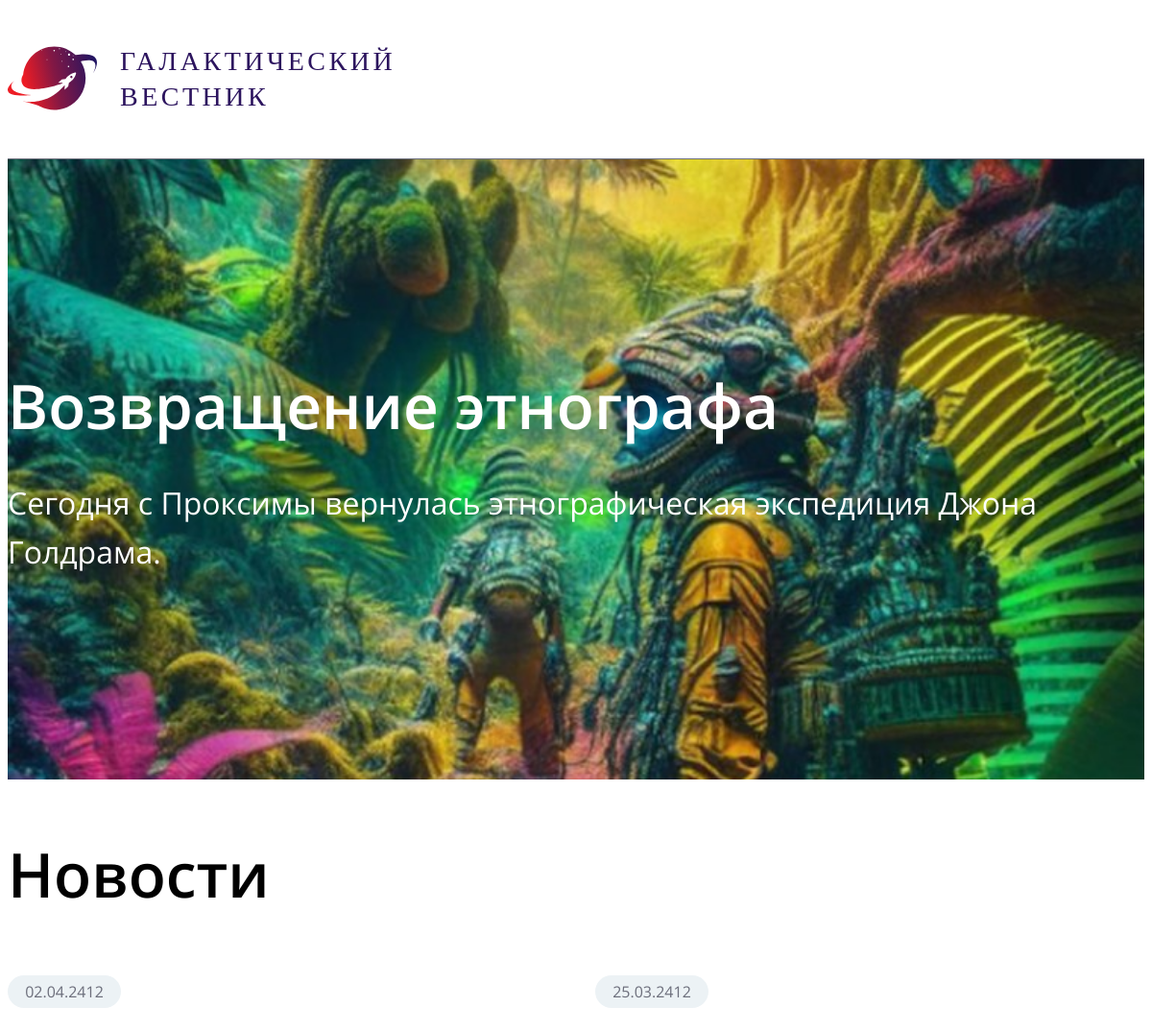
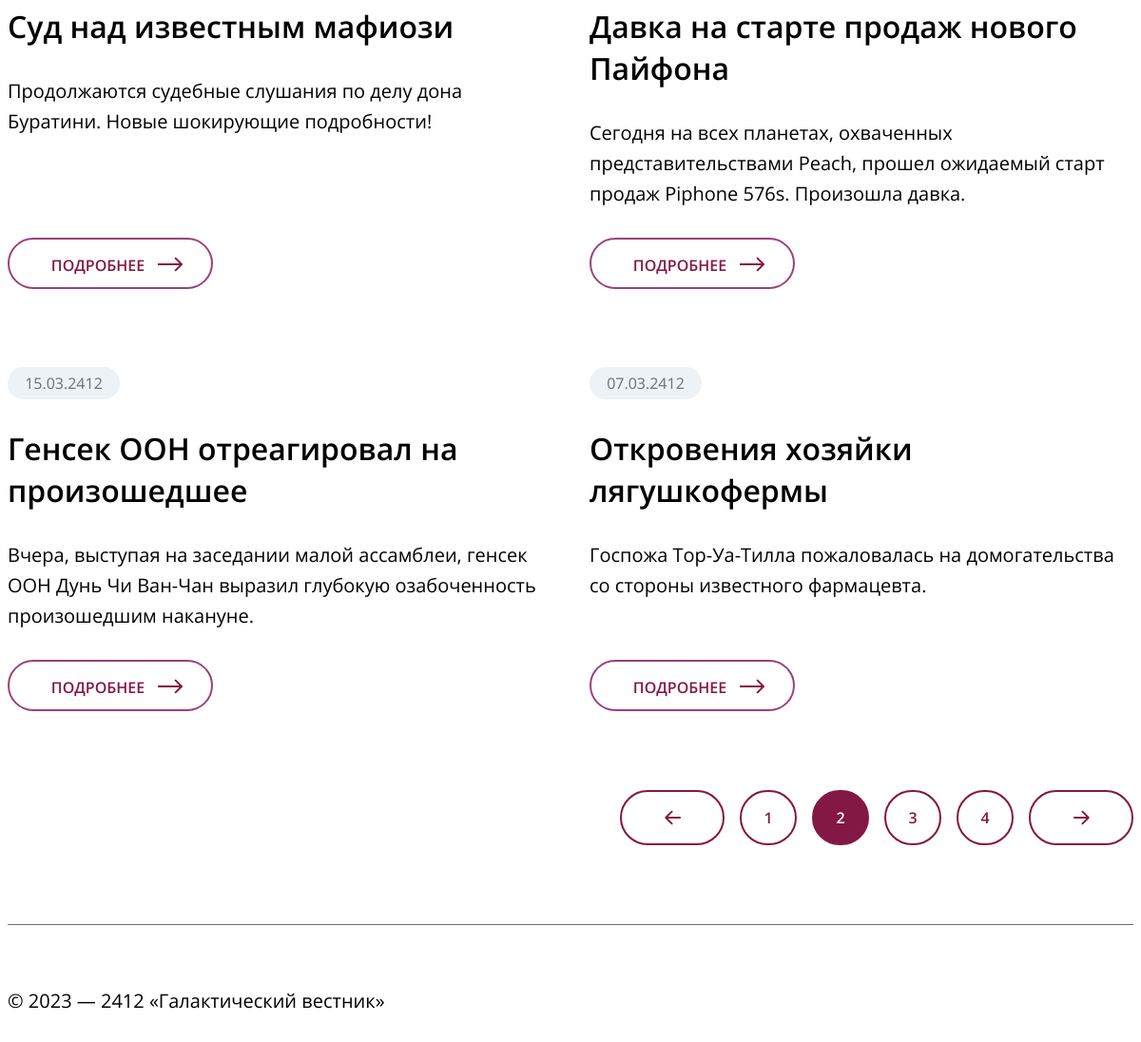
/news?page=2, run on the app's committed database (2 pictures, top to bottom).
### tables this page shows
CREATE TABLE `news` (
  `id` int(11) unsigned NOT NULL AUTO_INCREMENT,
  `date` datetime NULL DEFAULT NULL,
  `title` varchar(250) NOT NULL DEFAULT '',
  `announce` text NULL DEFAULT NULL,
  `content` text NULL DEFAULT NULL,
  `image` varchar(250) NOT NULL DEFAULT '',
  PRIMARY KEY (`id`),
  KEY `id` (`id`),

  KEY `idx_news_date` (`date`));

### views/View.php (called while the page is built)
<?php
class View {
	public function render($tpl, $pageData) {
		include ROOT . $tpl;
	}
}

### conf/route.php (called while the page is built, shortened)
<?php
class Routing {
	public static function buildRoute() {
		$action = "news";
		$controller = new $controllerName();
		$controller->$action();
	}
}

### conf/config.php (called while the page is built, shortened)
<?php
require_once("db.php");
require_once("route.php");
require_once MODEL_PATH . 'Model.php';
require_once VIEW_PATH . 'View.php';
Routing::buildRoute();

### index.php (called while the page is built)
<?php
require_once("conf/config.php");

### models/Model.php (called while the page is built, shortened)
<?php
class Model {
	public function __construct() {
		$this->db = DB::connToDB();
	}
}

### conf/db.php (called while the page is built, shortened)
<?php
class DB{
	public static function connToDB() {
		$user = self::USER;
		$pass = self::PASS;
		$host = self::HOST;
		$db   = self::DB;
		$conn = new PDO("mysql:dbname=$db;host=$host", $user, $pass);
		return $conn;
	}
}

### models/NewsModel.php (called while the page is built, shortened)
<?php
class NewsModel extends Model {
	public function getNews($page, $limit) {
        $offset = ($page - 1) * $limit;
        $sql = "SELECT id, date, title, announce FROM news ORDER BY date DESC LIMIT ? OFFSET ?";
        $stmt = $this->db->prepare($sql);
        $stmt->bindValue(1, $limit, PDO::PARAM_INT );
        $stmt->bindValue(2, $offset, PDO::PARAM_INT);
        $stmt->execute();
        $res = $stmt->fetchAll(PDO::FETCH_ASSOC);
        return $res;
    }
    public function getLastNews() {
        $sql = "SELECT title, announce, image FROM news ORDER BY date DESC LIMIT 1";
        $stmt = $this->db->prepare($sql);
        $stmt->execute();
        $res = $stmt->fetch(PDO::FETCH_ASSOC);
        return $res;
    }
}

### views/news.php (the view, shortened to what this page needs)
<!DOCTYPE html>
<html lang="ru">
<head>
    <link rel="stylesheet" href="../css/fonts.css">
    <link rel="stylesheet" href="../css/root.css">
    <link rel="stylesheet" href="./css/news.css">
</head>
<body>
    <?php include("header.php") ?>
    <main>
        <?php $last = $pageData['last'] ?>
        <section class="last-news" style="background-image: url('images/<?php echo $last['image'] ?>');">
            <div class="last-news__wrapper">
                <h1 class="last-news__title"><?php echo $last['title'] ?></h1>
                <div class="last-news__announce"><?php echo $last['announce'] ?></div>
            </div>
        </section>
        <section class="news">
            <h1 class="news__header">Новости</h1>
            <div class="news__content">
                <?php foreach($pageData['news'] as $item): ?>
                    <a class="news__wrapper" href="/news/?id=<?php echo $item['id'] ?>">
                        <div class="news__date">
                            <?php echo date('d.m.Y', strtotime($item['date'])); ?>
                        </div>
                        <h2 class="news__title"><?php echo $item['title'] ?></h2>
                        <div class="news__announce"><?php echo $item['announce'] ?></div>
                        <button class="news__button">Подробнее</button>
                    </a>
                <?php endforeach; ?>
            </div>
        </section>
        <section class="pages">
            <?php $page = $pageData['page'] ?>
            <?php if($page > 1): ?>
                <a class="pages__prev" href="/news?page=<?php echo $page - 1 ?>">
                    <img src="images/arrow_next.svg" alt="prev page">
                </a>
            <?php endif; ?>
            <?php if($page > 1): ?>
                <a class="pages__num" href="/news?page=<?php echo $page - 1 ?>"><?php echo $page - 1 ?></a>
            <?php endif; ?>
            <a class="pages__num pages__num_cur" href="/news?page=<?php echo $page ?>"><?php echo $page ?></a>
            <?php if($page < $pageData['total_pages']): ?>
                <a class="pages__num" href="/news?page=<?php echo $page + 1 ?>"><?php echo $page + 1 ?></a>
            <?php endif; ?>
            <?php if($page < $pageData['total_pages'] - 1): ?>
                <a class="pages__num" href="/news?page=<?php echo $page + 2 ?>"><?php echo $page + 2 ?></a>
            <?php endif; ?>
            <?php if($page < $pageData['total_pages']): ?>
                <a class="pages__next" href="/news?page=<?php echo $page + 1 ?>">
                    <img src="images/arrow_next.svg" alt="next page">
                </a>
            <?php endif; ?>
        </section>
    </main>
    <?php include("footer.php") ?>
</body>
</html>

### css/root.css (style rules this page uses)
:root { --color-text: #000000; --color-grey: #6C6E7B; --color-brand: #841844; --color-lightgrey: #ECF2F5; --color-white: #FFFFFF; }

### css/news.css (style rules this page uses)
h1, h2, p { margin: 0; }
a, a:active, a:hover { text-decoration: none; }
.last-news { width: 100%; height: 646px; background-size: cover; background-position: center; margin-bottom: 54px; }
.last-news__wrapper { max-width: 1520px; height: 100%; margin: 0 auto; display: flex; flex-direction: column; justify-content: center; }
.last-news__title { font-family: 'Open Sans'; font-style: normal; font-weight: 600; font-size: 64px; line-height: 140%; color: var(--color-white); margin-bottom: 30px; }
.last-news__announce { font-family: 'Open Sans'; font-style: normal; font-weight: 400; font-size: 32px; line-height: 160%; color: var(--color-white); }
.news { max-width: 1520px; margin: 0 auto; }
.news__header { font-family: 'Open Sans'; font-style: normal; font-weight: 600; font-size: 64px; line-height: 140%; color: var(--color-text); margin-bottom: 60px; }
.news__content { display: grid; grid-template-columns: repeat(2, 1fr); row-gap: 82px; column-gap: 40px; margin-bottom: 83px; }
.news__wrapper { display: flex; flex-direction: column; justify-content: flex-start; }
.news__date { width: 118px; height: 34px; background: var(--color-lightgrey); border-radius: 20px; display: flex; justify-content: center; align-items: center; margin-bottom: 30px; font-family: 'Open Sans'; font-style: normal; font-weight: 400; font-size: 16px; line-height: 22px; color: var(--color-grey); }
.news__title { font-family: 'Open Sans'; font-style: normal; font-weight: 600; font-size: 32px; line-height: 44px; color: var(--color-text); margin-bottom: 30px; }
.news__announce { font-family: 'Open Sans'; font-style: normal; font-weight: 400; font-size: 20px; line-height: 160%; color: var(--color-text); margin-bottom: auto; }
.news__button { position: relative; margin-top: 30px; padding: 16px 41px; padding-left: 15px; width: 216px; height: 54px; border: 2px solid #9B407A; border-radius: 50px; background-color: inherit; font-family: 'Open Sans'; font-style: normal; font-weight: 600; font-size: 16px; line-height: 22px; color: var(--color-brand); text-transform: uppercase; cursor: pointer; }
.news__button::after { content: ""; background-image: url('/images/arrow.svg'); width: 26px; height: 16px; position: absolute; right: 30px; top: 18px; }
.pages { max-width: 1520px; margin: 0 auto; display: flex; justify-content: end; margin-bottom: 83px; }
.pages__prev { display: flex; justify-content: center; align-items: center; width: 106px; height: 54px; border: 2px solid var(--color-brand); border-radius: 50px; margin-right: 16px; }
.pages__prev img { transform: rotate(180deg); }
.pages__num { display: flex; justify-content: center; align-items: center; width: 56px; height: 54px; border: 2px solid var(--color-brand); border-radius: 50px; font-family: 'Open Sans'; font-style: normal; font-weight: 600; font-size: 16px; line-height: 22px; text-transform: uppercase; color: var(--color-brand); margin-right: 16px; }
.pages__num_cur { background-color: var(--color-brand); color: var(--color-white); }
.pages__next { display: flex; justify-content: center; align-items: center; width: 106px; height: 54px; border: 2px solid var(--color-brand); border-radius: 50px; }

### data on the page
news: image (picture), title "Возвращение этнографа", announce "Сегодня с Проксимы вернулась этнографическая экспедиция Джона Голдрама."
news: date "02.04.2412", title "Суд над известным мафиози", announce "Продолжаются судебные слушания по делу дона Буратини. Новые шокирующие подробности!"
news: date "25.03.2412", title "Давка на старте продаж нового Пайфона", announce "Сегодня на всех планетах, охваченных представительствами Peach, прошел ожидаемый старт продаж Piphone 576s. Произошла давка."
news: date "15.03.2412", title "Генсек ООН отреагировал на произошедшее", announce "Вчера, выступая на заседании малой ассамблеи, генсек ООН Дунь Чи Ван-Чан выразил глубокую озабоченность произошедшим накануне."
news: date "07.03.2412", title "Откровения хозяйки лягушкофермы", announce "Госпожа Тор-Уа-Тилла пожаловалась на домогательства со стороны известного фармацевта."

### other printed values
$page - 1 "1"
$page "2"
$page + 1 "3"
$page + 2 "4"
